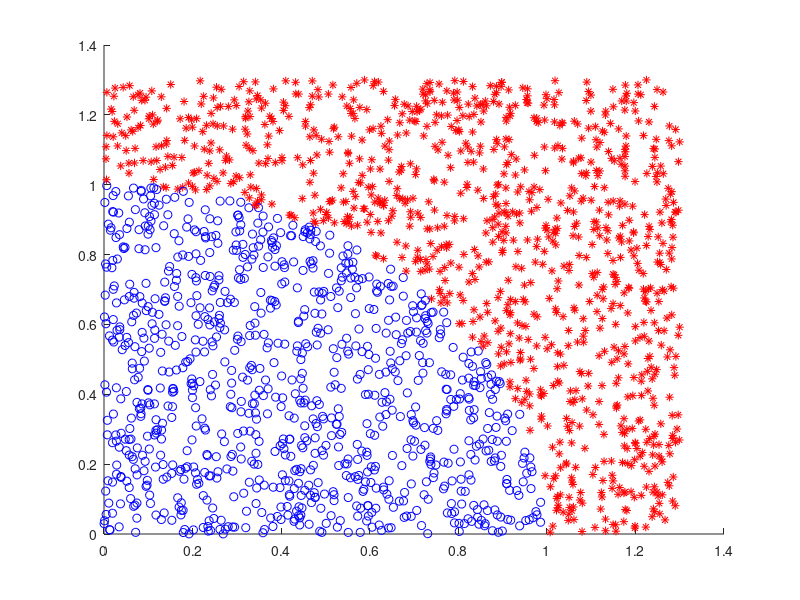

This chart was generated by the following MATLAB code: (Note: this script raises an error after producing the figure.)
num=2000;
x=zeros(num,2);
y=zeros(num,1);
for i= 1:num
    x1=1.3*rand;
    x2=1.3*rand;
    x(i,:)=[x1 x2];
    if((x1^2 + x2^2) <= 1)
       y(i,1)=+1;
    else
       y(i,1)=-1;
    end
end
num_sample_store=[num];

% ypredicted=quadprogramclassifier(x,y,3,1,1);
% ypred=sign(ypredicted);
% error=y-ypred;
% error_percentage=sum(abs(error/2))/num

figure(2)
hold on;
for i= 1:num
if(y(i)==1)
    plot(x(i,1),x(i,2),'b--o');
else
    plot(x(i,1),x(i,2),'r*');
end
end
error_percentage=100;
error_old=500;
error_store=[];
n=5;
while(error_percentage>=0.05)
ypredicted=quadprogramclassifier(x,y,3,1,1);
%[w,ypredicted]=gensvm(x,y,1);
ypred=sign(ypredicted);
error=y-ypred;
error_percentage=sum(abs(error/2))/num
new_x_data=[];
new_y_data=[];
new_y_pred=[];
[num_samples,~]=size(y);
counter=0;
for i = 1:num_samples
    if((error(i,1) == 2) || (error(i,1)==-2) || y(i)==-1)
          counter=counter+1;
          new_x_data=[new_x_data; x(i,:)];
          new_y_data=[new_y_data; y(i)];
          new_y_pred=[new_y_pred; ypred(i)];

    end

end
[num_samples_temp,~]=size(new_y_data);
num_sample_store= [num_sample_store; num_samples_temp];
if(num_sample_store(end)<num_sample_store(end-1))
        x=new_x_data;
        y=new_y_data;
        ypred=new_y_pred;
        error_old=error_percentage;
        error_store=[error_store; error_percentage];
        figure(n)
        hold on;
        [num_samples,~]=size(y);
        [num,~]=size(y);
        for i= 1:num
        if(y(i)==1)
            plot(x(i,1),x(i,2),'b--o');
        elseif(y(i)==-1)

            plot(x(i,1),x(i,2),'r*');
        end
        end
        n=n+1;
        figure(n)
        hold on;
        for i= 1:num_samples
        if(ypred(i)==1)
            plot(x(i,1),x(i,2),'g--o');
        elseif(ypred(i)==-1)
           plot(x(i,1),x(i,2),'b*');
        end
        end

end

n=n+1;
end
% error_percentage=100;
% figure(3);
% hold on;
% [num,~]=size(y);
% for i= 1:num
% if(y(i)==1)
%     plot(x(i,1),x(i,2),'b--o');
% else
%     plot(x(i,1),x(i,2),'r*');
% end
% end
%
% n=5;
% while(error_percentage>=0.05)
%
% [w,ypredicted]=gensvm(x,y,1);
% ypred=sign(ypredicted);
% error=y-ypred;
% error_percentage=sum(abs(error/2))/num
% new_x_data=[];
% new_y_data=[];
% [num_samples,~]=size(y);
% counter=0;
% for i = 1:num_samples
%     if((error(i,1) == 2) || (error(i,1)==-2) || y(i)==-1)
%           counter=counter+1;
%           new_x_data=[new_x_data; x(i,:)];
%           new_y_data=[new_y_data; y(i)];
%     end
%
% end
% x=new_x_data;
% y=new_y_data;
% figure(n)
% hold on;
% [num_samples,~]=size(y);
% [num,~]=size(y);
% for i= 1:num
% if(y(i)==1)
%     plot(x(i,1),x(i,2),'b--o');
% else
%     plot(x(i,1),x(i,2),'r*');
% end
% end
% n=n+1;
% figure(n)
% hold on;
% for i= 1:num_samples
% if(ypred(i)==1)
%     plot(x(i,1),x(i,2),'g--o');
% else
%    plot(x(i,1),x(i,2),'b*');
% end
% end
%
% n=n+1;
% if(n==9)
%     dumdum
% end
% end
